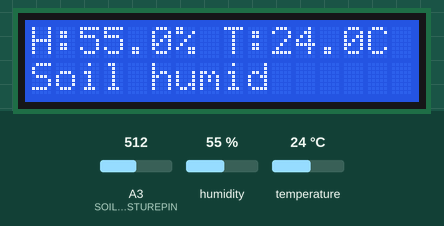
Simulated run of this sketch. Board: Arduino Uno, built with avr-gcc and run on an emulated ATmega328P. On the bench: 16×2 character LCD. Inputs (shaded band) come from the test bench; at power-on: A3 (SOILMOISTUREPIN) = 512, humidity 55 %, temperature 24 °C.

Above: at 2.7 s.
2.8 s: A3 (SOILMOISTUREPIN) set to 309
5.8 s: A3 (SOILMOISTUREPIN) set to 286
At 6.5 s:
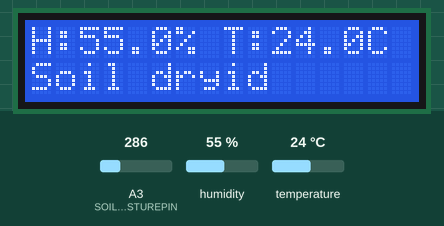
8.8 s: A3 (SOILMOISTUREPIN) set to 960
At 10.6 s:
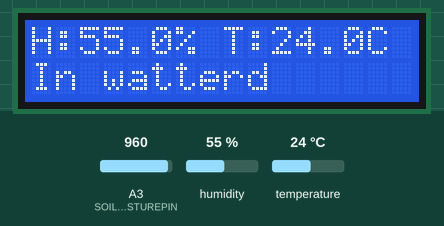
11.8 s: A3 (SOILMOISTUREPIN) set to 714
14.8 s: A3 (SOILMOISTUREPIN) set to 685
At 17.5 s:
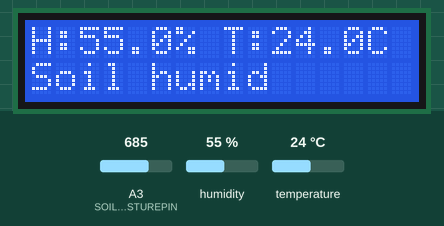
17.9 s: humidity set to 22 %
At 19.6 s:
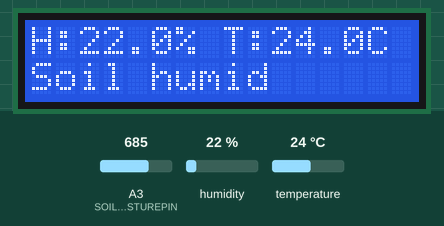
Timing chart, 0 to 21.1 s (numbered marks = the images above; inputs shaded):
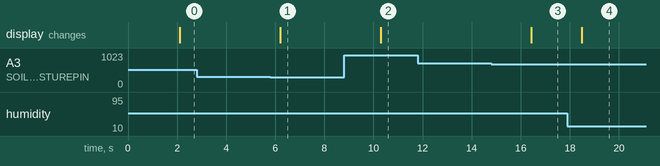

Measured:
- the behaviour switches between 300 and 299 on A3 (SOILMOISTUREPIN) (found by bisection; images 0 and 1)
- the behaviour switches between 700 and 699 on A3 (SOILMOISTUREPIN) (found by bisection; images 2 and 3)
- after the input at 2.8 s, every drawn part: stays the same
- after the input at 5.8 s, the display: changes after 0.41 s (image 1)
- after the input at 8.8 s, the display: changes after 1.5 s (image 2)
- after the input at 11.8 s, every drawn part: stays the same
- after the input at 14.8 s, the display: changes after 1.6 s (image 3)
- after the input at 17.9 s, the display: changes after 0.58 s (image 4)

The sketch:

SoilAndHumidityAndLCD.ino
```cpp
#include <DHT.h>
#include <LiquidCrystal_I2C.h>

#define DHTPIN 2     // Digital pin connected to the DHT sensor

#define DHTTYPE DHT11   // DHT 11

#define SOILMOISTUREPIN A3 // Analog pin connected to the moisture sensor

LiquidCrystal_I2C lcd(0x27, 16, 2);
// Initialize DHT sensor.
DHT dht(DHTPIN, DHTTYPE);

void setup() {
  dht.begin();
  lcd.init(); // initialize the lcd
  lcd.backlight();
}

void loop() {
  delay(2000);
  int moistureReading = analogRead(SOILMOISTUREPIN);
  float humidity = dht.readHumidity();
  float temperature = dht.readTemperature();

  // Check if any reads failed
  if (isnan(humidity) || isnan(temperature)) {
    return;
  }
  float heatIndexC = dht.computeHeatIndex(temperature, humidity, false);
  lcd.setCursor(0, 0);
  lcd.print("H:"+ String(humidity,1) +"% T:"+ String(temperature,1) + "C");
  lcd.setCursor(0,1);
  if(moistureReading<300){
    lcd.print("Soil dry");
  } else if (moistureReading<700){
    lcd.print("Soil humid");
  } else if (moistureReading >950){
    lcd.print("In watter");
  }
}
```
